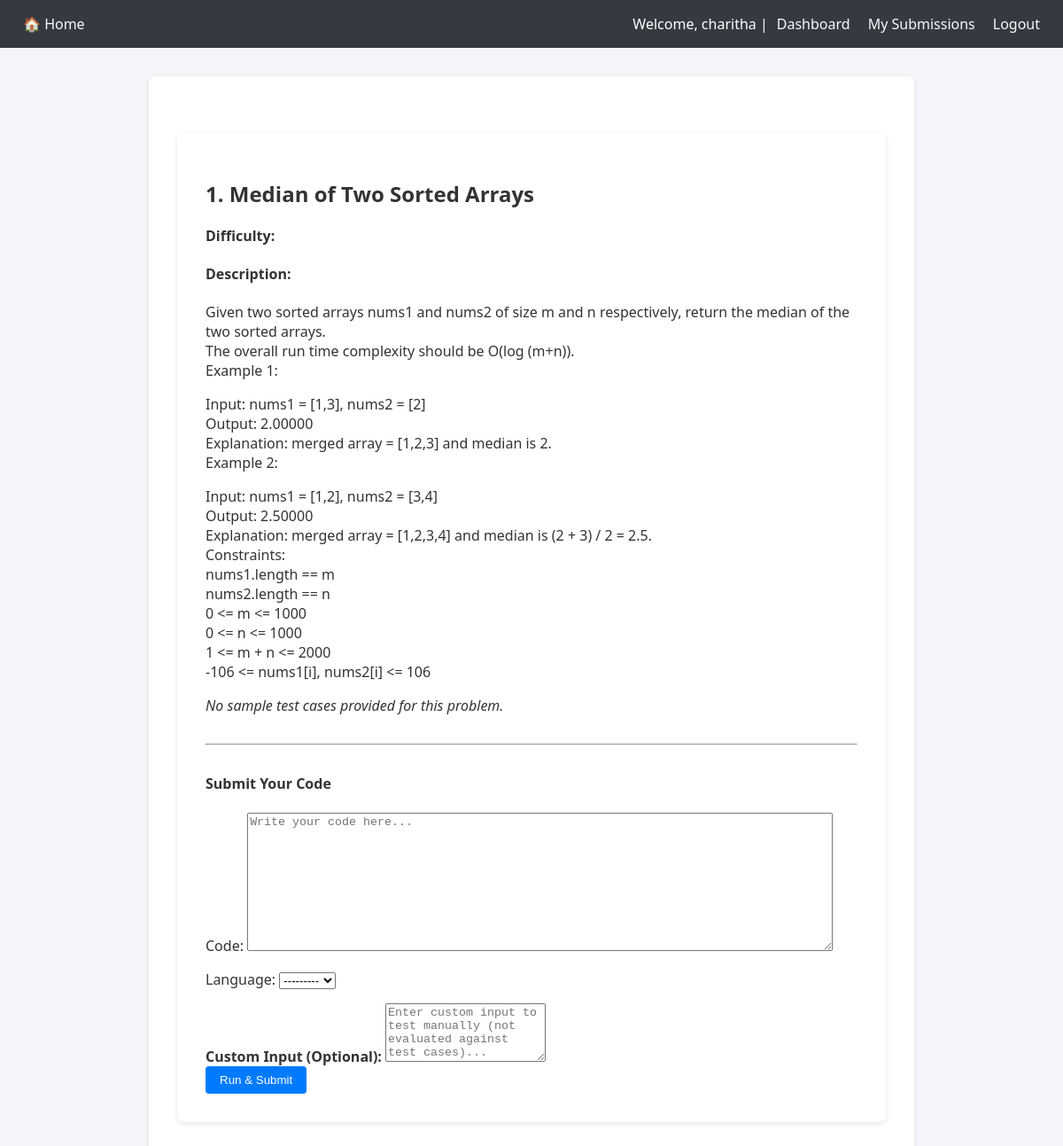
/problems/1/ (signed in), run on an earlier commit of the app's database.
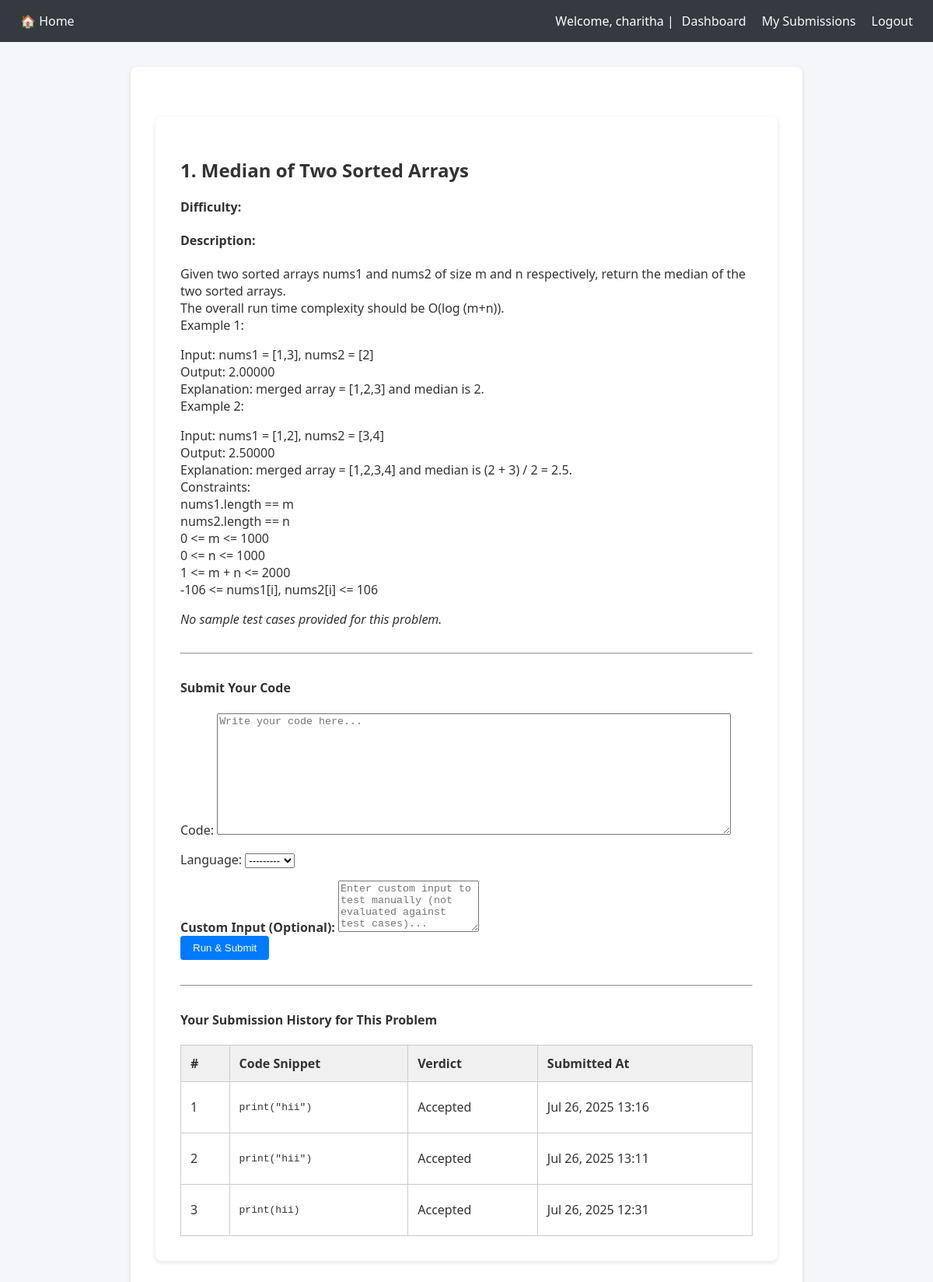
And on a later commit of the database.
### judge/models.py (models this page shows, shortened)
class Submission(models.Model):
    user = models.ForeignKey(User, on_delete=models.CASCADE)
    problem = models.ForeignKey(Problem, on_delete=models.CASCADE)
    code = models.TextField()
    language = models.CharField(max_length=10, choices=LANGUAGE_CHOICES)
    submitted_at = models.DateTimeField(auto_now_add=True)
    verdict = models.CharField(max_length=20, default='Pending')
    passed_count = models.IntegerField(default=0)
    total_count = models.IntegerField(default=0)
    output = models.TextField(blank=True, null=True)
    error = models.TextField(blank=True, null=True)

### judge/views.py (the view)
# urls.py: path('problems/<int:pk>/', views.problem_detail, name='problem_detail'),
@login_required
def problem_detail(request, pk):
    problem = get_object_or_404(Problem, pk=pk)
    sample_tests = TestCase.objects.filter(problem=problem, is_hidden=False)
    previous_submissions = Submission.objects.filter(
        user=request.user, problem=problem
    ).order_by('-submitted_at')
    if request.method == "POST":
        form = SubmissionForm(request.POST)
        if form.is_valid():
            custom_input = request.POST.get('custom_input', '')
            submission = form.save(commit=False)
            submission.user = request.user
            submission.problem = problem
            submission.verdict = 'Pending'
            submission.save()
            if custom_input.strip():
                out, err = run_code(submission.code, submission.language, custom_input)
                submission.output = out
                submission.error = err
                submission.verdict = "Accepted" if not err else "Runtime Error"
                submission.save()
                return redirect('submission_detail', submission_id=submission.pk)
            else:
                test_cases = TestCase.objects.filter(problem=problem)
                all_test_results = []
                all_passed = True
                encountered_runtime_error = False
                for case in test_cases:
                    input_data = case.input_data
                    expected_output = case.expected_output.strip()
                    output, error = run_code(submission.code, submission.language, input_data)
                    if error:
                        all_passed = False
                        encountered_runtime_error = True
                        all_test_results.append({
                            "input": input_data,
                            "expected": expected_output,
                            "output": error,
                            "passed": False,
                            "error": True
                        })
                        break
                    output = output.strip()
                    passed = output == expected_output
                    all_test_results.append({
                        "input": input_data,
                        "expected": expected_output,
                        "output": output,
                        "passed": passed
                    })
                    if not passed:
                        all_passed = False
                submission.test_results_json = json.dumps(all_test_results, indent=2)
                if encountered_runtime_error:
                    submission.verdict = 'Runtime Error'
                    submission.error = all_test_results[-1]["output"]
                elif all_passed:
                    submission.verdict = 'Accepted'
                else:
                    submission.verdict = 'Wrong Answer'
                submission.output = '\n'.join(
                    [r["output"] for r in all_test_results if not r.get("error")]
                )
                submission.save()
                return redirect('submission_detail', submission_id=submission.pk)
    else:
        form = SubmissionForm()
    return render(request, 'judge/problem_detail.html', {
        'problem': problem,
        'form': form,
        'sample_tests': sample_tests,     # <-- matches template name
        'submission': None,
        'previous_submissions': previous_submissions,
    })

### judge/forms.py
class SubmissionForm(forms.ModelForm):
    class Meta:
        model = Submission
        fields = ['code', 'language']
        widgets = {
            'code': forms.Textarea(attrs={'rows': 10, 'cols': 80, 'placeholder': 'Write your code here...'}),
        }

### judge/templates/judge/problem_detail.html (shortened to what this page needs)
{% extends 'judge/base.html' %}
{% load static %}
{% block content %}
<div class="container mt-4">
  <h2>{{ problem.title }}</h2>
  <p><strong>Difficulty:</strong> {{ problem.get_difficulty_display }}</p>
  <h4>Description:</h4>
  <p>{{ problem.description|linebreaks }}</p>
  {% if sample_tests %}
    <h4>Sample Test Cases:</h4>
    {% for test in sample_tests %}
      <div class="card mb-2">
        <div class="card-body">
          <strong>Input:</strong>
          <pre class="mb-2">{{ test.input_data }}</pre>
          <strong>Expected Output:</strong>
          <pre class="mb-0">{{ test.expected_output }}</pre>
        </div>
      </div>
    {% endfor %}
  {% else %}
    <p><em>No sample test cases provided for this problem.</em></p>
  {% endif %}
  <hr>
  <h4>Submit Your Code</h4>
  <form method="POST" class="mb-3">
    {{ form.as_p }}
    <label for="custom_input"><strong>Custom Input (Optional):</strong></label>
    <textarea name="custom_input" class="form-control" rows="4"
      placeholder="Enter custom input to test manually (not evaluated against test cases)...">{{ request.POST.custom_input }}</textarea>
    <div class="mt-3">
      <button type="submit" class="btn btn-success">Run & Submit</button>
    </div>
  </form>
  {% if previous_submissions %}
    <hr>
    <h4>Your Submission History for This Problem</h4>
    <table class="table table-bordered table-sm">
      <thead class="thead-dark">
        <tr>
          <th>#</th>
          <th>Code Snippet</th>
          <th>Verdict</th>
          <th>Submitted At</th>
        </tr>
      </thead>
      <tbody>
        {% for sub in previous_submissions %}
          <tr>
            <td>{{ forloop.counter }}</td>
            <td><pre style="max-height: 120px; overflow-y: auto;">{{ sub.code|truncatechars:200 }}</pre></td>
            <td><span class="badge bg-info text-dark">{{ sub.verdict }}</span></td>
            <td>{{ sub.submitted_at|date:"M d, Y H:i" }}</td>
          </tr>
        {% endfor %}
      </tbody>
    </table>
  {% endif %}
</div>
{% endblock %}

What changed in the data, as far as the page shows it:
added Submission: code "print(\"hii\")", verdict "Accepted", submitted_at "Jul 26, 2025 13:16"
added Submission: code "print(\"hii\")", verdict "Accepted", submitted_at "Jul 26, 2025 13:11"
added Submission: code "print(hii)", verdict "Accepted", submitted_at "Jul 26, 2025 12:31"
Also different on the page:
text now shown: "Your Submission History for This Problem # Code Snippet Verdict Submitted At"
